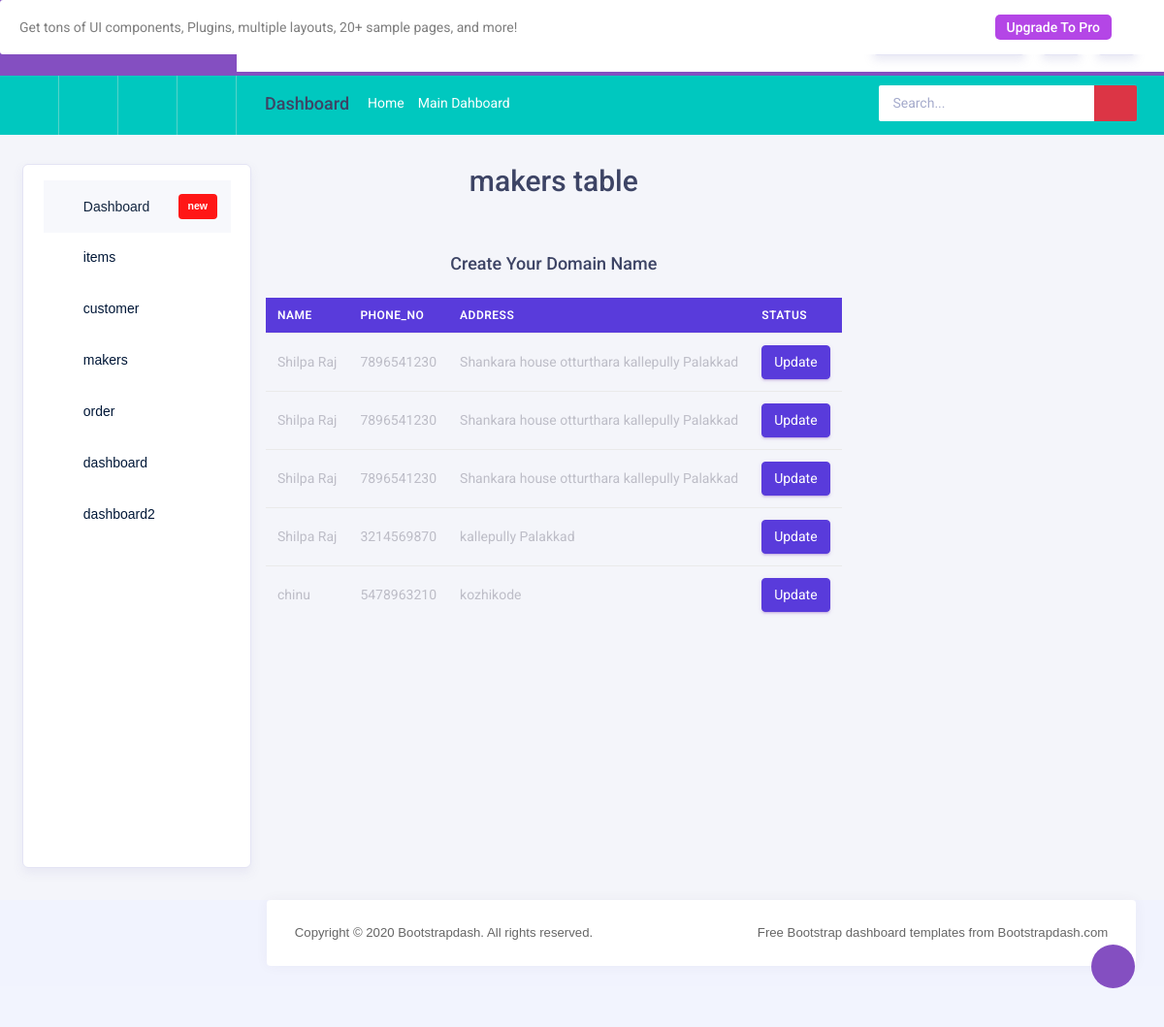
/view_maker/, run on the app's committed database.
### cake_app/models.py (models this page shows)
class customer(models.Model):
    user = models.OneToOneField(User, on_delete=models.CASCADE)
    Name = models.CharField(max_length=100)
    Phone_no = models.IntegerField()
    Address = models.TextField(max_length=100)

### cake_app/views.py (the view)
# urls.py: path('view_maker/', views.view_maker, name='view_maker'),
def view_maker(request):
    dataset = customer.objects.all()
    context = {
        'data': dataset
    }
    return render(request, 'adm/view_maker.html', context)

### cake_app/Templates/adm/view_maker.html (shortened to what this page needs)
{% extends 'adm/base.html' %}
{% load static %}
{% block content %}
<!doctype html>
<html lang="en">
  <head>
	<link rel="stylesheet" href="{% static 'view_chef/ttps://stackpath.bootstrapcdn.com/font-awesome/4.7.0/css/font-awesome.min.css' %}">
	<link rel="stylesheet" href="{% static 'view_chef/css/style.css' %}">
	</head>
	<body>
	<section class="ftco-section">
		<div class="container">
			<div class="row justify-content-center">
				<div class="col-md-6 text-center mb-5">
					<h2 class="heading-section">makers table</h2>
				</div>
			</div>
			<div class="row">
				<div class="col-md-12">
					<h4 class="text-center mb-4">Create Your Domain Name</h4>
					<div class="table-wrap">
						<table class="table">
					    <thead class="thead-primary">
					      <tr>
					        <th>Name</th>
					        <th>Phone_no</th>
					        <th>Address</th>
					        <th>status</th>
					      </tr>
					    </thead>
					    <tbody>
						{% for i in data %}
					      <tr>
					        <td>{{i.Name}}</td>
					        <td>{{i.Phone_no}}</td>
					        <td>{{i.Address}}</td>
							  <td><a href="" class="btn btn-primary">Update</a></td>
					      </tr>
						{% endfor %}
					    </tbody>
					  </table>
					</div>
				</div>
			</div>
		</div>
	</section>
	</body>
</html>
{% endblock content %}

### data on the page
customer: Name "Shilpa Raj", Phone_no "7896541230", Address "Shankara house otturthara kallepully Palakkad"
customer: Name "Shilpa Raj", Phone_no "7896541230", Address "Shankara house otturthara kallepully Palakkad"
customer: Name "Shilpa Raj", Phone_no "7896541230", Address "Shankara house otturthara kallepully Palakkad"
customer: Name "Shilpa Raj", Phone_no "3214569870", Address "kallepully Palakkad"
customer: Name "chinu", Phone_no "5478963210", Address "kozhikode"
